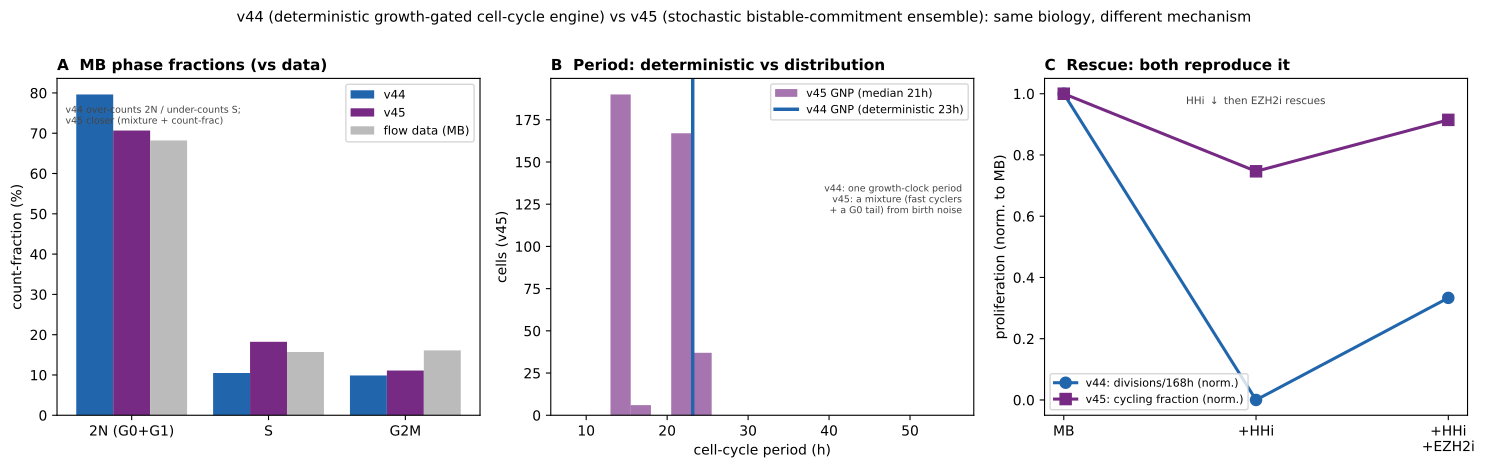

Source code (Python):
"""v44 vs v45 -- a behavioral comparison of the two models on the same conditions.

v44 (committed working model): Heldt G1/S core + explicit replication + CyclinB/CDK1 mitosis +
  growth-gated restriction point + Skp2-p27 feedforward. A SINGLE DETERMINISTIC cell simulated
  continuously; commitment is a phenomenological GROWTH/SIZE gate; "arrest" is a population/fractional
  effect (parameter heterogeneity), not single-cell.
v45 (stochastic-commitment successor): a reduced kernel with a BISTABLE CDK2-p27 toggle + Rb-dilution
  G1 timer + mitogen-gated CyclinD bootstrap + mass-capped quiescence + dynamic EZH2. A STOCHASTIC
  ENSEMBLE of single cells (noisy birth); commitment is an emergent bifurcation; arrest is real
  (mass-capped) at the single-cell level.

Panels: (A) MB cell-cycle COUNT-fractions, both models vs flow data; (B) cell-cycle period -- v44 single
deterministic value vs the v45 distribution (mixture); (C) the rescue, each model's native read-out.

Run:  ./venv/bin/python simulations/fig_v45_vs_v44.py
"""
import sys, os
sys.path.insert(0, os.path.dirname(os.path.dirname(os.path.abspath(__file__))))
import numpy as np
import matplotlib.pyplot as plt
from simulations.validate_v44 import run as run44, count_divisions, classify, P27_THR, P16_MB, P18_MB, KSYP21_MB
sys.path.insert(0, os.path.dirname(os.path.abspath(__file__)))
import v45_stochastic_commitment as v45

_MB = dict(p16=P16_MB, p18=P18_MB, ksyp21=KSYP21_MB)
print('running v44 conditions (each a ~200h deterministic sim) ...')
v44 = {
    'MB':           run44(shh=0.5, ptch1_cn=0.1, gdc=0.0, ezh2i=0.0, mycn_amp=2.8, **_MB),
    'MB+HHi':       run44(shh=0.5, ptch1_cn=0.1, gdc=1.0, ezh2i=0.0, mycn_amp=2.8, **_MB),
    'MB+HHi+EZH2i': run44(shh=0.5, ptch1_cn=0.1, gdc=1.0, ezh2i=1.0, mycn_amp=2.8, **_MB),
    'GNP':          run44(shh=0.5, ptch1_cn=1.0, gdc=0.0, ezh2i=0.0, mycn_amp=1.0),
}
print('running v45 ensembles ...')
v45_cells = {}
for nm in ('MB', 'MB+HHi', 'MB+HHi+EZH2i', 'GNP'):
    drive, ezh2i = v45.condition_drive(nm)
    v45_cells[nm] = v45.ensemble(drive, EZH2i=ezh2i, N=400, return_stats=True)

C44, C45, CD = '#2166AC', '#762A83', '#BBBBBB'
fig, axes = plt.subplots(1, 3, figsize=(15, 4.6))

# (A) MB count-fractions: 2N / S / G2M, both models vs data
axA = axes[0]
cf44 = classify(v44['MB'], P27_THR)[0]
m44 = [cf44['G0'] + cf44['G1'], cf44['S'], cf44['G2']]
cells_mb = v45_cells['MB'][0]; cf45, _ = v45.count_fractions(cells_mb)
m45 = [cf45['G0'] + cf45['G1'], cf45['S'], cf45['G2M']]
data = [68.2, 15.7, 16.1]
x = np.arange(3); w = 0.27
axA.bar(x - w, m44, w, color=C44, label='v44')
axA.bar(x, m45, w, color=C45, label='v45')
axA.bar(x + w, data, w, color=CD, label='flow data (MB)')
axA.set_xticks(x); axA.set_xticklabels(['2N (G0+G1)', 'S', 'G2M']); axA.set_ylabel('count-fraction (%)')
axA.set_title('A  MB phase fractions (vs data)', loc='left', fontweight='bold', fontsize=11)
axA.legend(fontsize=8.5)
axA.text(0.02, 0.92, 'v44 over-counts 2N / under-counts S;\nv45 closer (mixture + count-frac)',
         transform=axA.transAxes, fontsize=6.8, color='#444', va='top')

# (B) period: v44 deterministic vs v45 distribution
axB = axes[1]
pers45 = np.array([c['per'] for c in v45_cells['GNP'][0]])
axB.hist(pers45, bins=np.arange(8, 56, 2.5), color=C45, alpha=0.65, label=f'v45 GNP (median {np.median(pers45):.0f}h)')
_, _, per44_arr = count_divisions(v44['GNP'])
per44 = float(np.mean(per44_arr)) if len(per44_arr) else np.nan
axB.axvline(per44, color=C44, lw=2.5, label=f'v44 GNP (deterministic {per44:.0f}h)')
axB.set_xlabel('cell-cycle period (h)'); axB.set_ylabel('cells (v45)')
axB.set_title('B  Period: deterministic vs distribution', loc='left', fontweight='bold', fontsize=11)
axB.legend(fontsize=8)
axB.text(0.97, 0.6, 'v44: one growth-clock period\nv45: a mixture (fast cyclers\n+ a G0 tail) from birth noise',
         transform=axB.transAxes, ha='right', fontsize=6.8, color='#444')

# (C) the rescue, each model's native read-out (normalized to MB)
axC = axes[2]
conds = ['MB', 'MB+HHi', 'MB+HHi+EZH2i']
div44 = np.array([count_divisions(v44[c])[0] for c in conds], float)
# v45: cycling fraction = 1 - quiescent fraction
cyc45 = []
for c in conds:
    cells, st = v45_cells[c]
    cf, _ = v45.count_fractions(cells)
    quiesc = 100 * st['arrest_frac'] + (1 - st['arrest_frac']) * cf['G0']
    cyc45.append(100 - quiesc)
cyc45 = np.array(cyc45)
xx = np.arange(3)
axC.plot(xx, div44 / div44[0], '-o', color=C44, lw=2.2, ms=8, label='v44: divisions/168h (norm.)')
axC.plot(xx, cyc45 / cyc45[0], '-s', color=C45, lw=2.2, ms=8, label='v45: cycling fraction (norm.)')
axC.set_xticks(xx); axC.set_xticklabels(['MB', '+HHi', '+HHi\n+EZH2i'])
axC.set_ylabel('proliferation (norm. to MB)')
axC.set_title('C  Rescue: both reproduce it', loc='left', fontweight='bold', fontsize=11)
axC.legend(fontsize=8, loc='lower left')
axC.text(0.5, 0.92, 'HHi $\\downarrow$ then EZH2i rescues', transform=axC.transAxes, ha='center', fontsize=7.5, color='#444')

fig.suptitle('v44 (deterministic growth-gated cell-cycle engine) vs v45 (stochastic bistable-commitment ensemble): same biology, different mechanism',
             fontsize=10.5, y=1.01)
fig.tight_layout()
fig.savefig('simulations/fig_v45_vs_v44.png', dpi=160, bbox_inches='tight')
fig.savefig('simulations/fig_v45_vs_v44.pdf', bbox_inches='tight')
print('wrote simulations/fig_v45_vs_v44.{png,pdf}')
print(f'  MB fractions 2N/S/G2: v44 {[round(v) for v in m44]}  v45 {[round(v) for v in m45]}  data {data}')
print(f'  GNP period: v44 {per44:.0f}h (deterministic), v45 median {np.median(pers45):.0f}h (mixture)')
print(f'  v44 divisions MB/+HHi/+rescue: {div44}; v45 cycling%: {[round(v) for v in cyc45]}')
